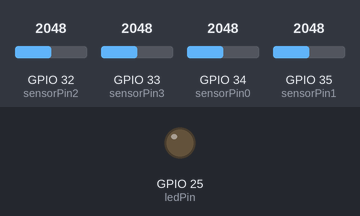
A sketch run on a simulated ESP32. Parts: output pins drawn as LEDs (lit = HIGH). Inputs (shaded band) come from the test bench; at power-on: GPIO 32 (sensorPin2) = 2048, GPIO 33 (sensorPin3) = 2048, GPIO 34 (sensorPin0) = 2048, GPIO 35 (sensorPin1) = 2048. WiFi joins after 1.5 s; servers stay silent unless stated; the Firebase database answers and starts empty; what the sketch prints to the serial monitor is not drawn.

Above: at 0.1 s.
At 1.6 s:
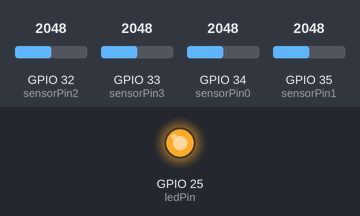
Timing chart, 0 to 6.5 s (numbered marks = the images above):
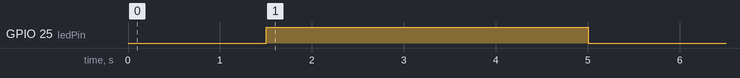

Measured:
- by itself, GPIO 25 (ledPin): LOW → HIGH at 1.5 s, → LOW 3.5 s later

The sketch:

POD-Unit_Main_PhotoAI_v008.ino
```cpp
#include <WiFi.h>
#include <Firebase_ESP_Client.h>

// WiFi
const char* ssid = "MEO-2hzF96460";
const char* password = "FpxA9bv8";

// Firebase
#define FIREBASE_HOST "booking-ee47f-default-rtdb.europe-west1.firebasedatabase.app"
#define FIREBASE_AUTH "m3uCFaiui2EXuQdpZGuuIgwgarKXH5lojbhUgF5b"

// Имя устройства
const String device_id = "Pod_01_base_01";

// Пины
const int sensorPin0 = 34;
const int sensorPin1 = 35;
const int sensorPin2 = 32;
const int sensorPin3 = 33;
const int ledPin = 25;

// Максимальный размер буфера
const int max_buffer_size = 600;

// Структура для чтения + времени
struct Reading {
  int value;
  unsigned long timestamp;
};

Reading buffer0[max_buffer_size];
Reading buffer1[max_buffer_size];
Reading buffer2[max_buffer_size];
Reading buffer3[max_buffer_size];
int buffer_index = 0;

// Настройки (начальные)
int min_light = 0;
int target_light = 1000;
int light_threshold = 1300;
int send_interval = 5;
int qty_reading_sensors_in_second = 10;
int sensor_buffer_time = 5;
int manual_override = 0;
int manual_toggle = 0;

// Веса датчиков 0.0 - 1.0
float sensor0_weight = 1.0;
float sensor1_weight = 1.0;
float sensor2_weight = 1.0;
float sensor3_weight = 1.0;

// Таймеры
unsigned long last_sensor_read = 0;
unsigned long last_settings_read = 0;
unsigned long last_send = 0;
int read_delay = 100;

// Яркость
int current_brightness = 0;

// Firebase
FirebaseData fbdo;
FirebaseAuth auth;
FirebaseConfig config;

// === Функция: Чтение одного датчика и запись в буфер ===
void readAndStoreSensor(int pin, Reading buffer[], int index) {
  buffer[index].value = analogRead(pin);
  buffer[index].timestamp = millis();
}

// === Функция: Чтение всех датчиков ===
void readAllSensors() {
  unsigned long now = millis();
  if (now - last_sensor_read >= read_delay) {
    readAndStoreSensor(sensorPin0, buffer0, buffer_index);
    readAndStoreSensor(sensorPin1, buffer1, buffer_index);
    readAndStoreSensor(sensorPin2, buffer2, buffer_index);
    readAndStoreSensor(sensorPin3, buffer3, buffer_index);

    buffer_index = buffer_index + 1;
    if (buffer_index >= max_buffer_size) {
      buffer_index = 0;
    }

    last_sensor_read = now;
  }
}

// === Функция: Расчёт среднего за последние N секунд ===
int calculateAverage(Reading buffer[], int window_seconds) {
  unsigned long now = millis();
  unsigned long window_start = now - (window_seconds * 1000);

  long sum = 0;
  int count = 0;
  int i;
  for (i = 0; i < max_buffer_size; i++) {
    if (buffer[i].timestamp >= window_start && buffer[i].timestamp > 0) {
      sum = sum + buffer[i].value;
      count = count + 1;
    }
  }
  if (count == 0) return 0;
  return sum / count;
}

// === Функция: Расчёт взвешенного среднего ===
int calculateWeightedAverage(int a0, int a1, int a2, int a3) {
  float total_weight = sensor0_weight + sensor1_weight + sensor2_weight + sensor3_weight;
  if (total_weight == 0) total_weight = 1;
  return (a0 * sensor0_weight + a1 * sensor1_weight + a2 * sensor2_weight + a3 * sensor3_weight) / total_weight;
}

// === Функция: Управление яркостью LED ===
void controlLED(int weighted_avg) {
  int brightness = 0;
  if (manual_override == 1) {
    if (manual_toggle == 1) {
      brightness = 255;
    } else {
      brightness = 0;
    }
  } else {
    if (weighted_avg < light_threshold) {
      brightness = (light_threshold - weighted_avg) * 255 / (light_threshold - min_light);
      if (brightness < 0) brightness = 0;
      if (brightness > 255) brightness = 255;

      int error = target_light - weighted_avg;
      brightness = brightness + error / 20;
      if (brightness < 0) brightness = 0;
      if (brightness > 255) brightness = 255;
    }
  }
  ledcWrite(ledPin, brightness);
  current_brightness = brightness;
}

// === Функция: Чтение настроек из Firebase ===
void readSettingsFromFirebase() {
  unsigned long now = millis();
  if (now - last_settings_read >= 10000) {
    String light_path = "devices/" + device_id + "/settings/light_mapping/";
    String conn_path = "devices/" + device_id + "/settings/connection_package/";
    String mode_path = "devices/" + device_id + "/settings/light_mode/";
    String weights_path = light_path + "sensor_weights/";

    Firebase.RTDB.getInt(&fbdo, light_path + "min_light", &min_light);
    Firebase.RTDB.getInt(&fbdo, light_path + "target_light", &target_light);
    Firebase.RTDB.getInt(&fbdo, light_path + "light_threshold", &light_threshold);

    Firebase.RTDB.getFloat(&fbdo, weights_path + "sensor0_weight", &sensor0_weight);
    Firebase.RTDB.getFloat(&fbdo, weights_path + "sensor1_weight", &sensor1_weight);
    Firebase.RTDB.getFloat(&fbdo, weights_path + "sensor2_weight", &sensor2_weight);
    Firebase.RTDB.getFloat(&fbdo, weights_path + "sensor3_weight", &sensor3_weight);

    Firebase.RTDB.getInt(&fbdo, conn_path + "send_interval", &send_interval);
    Firebase.RTDB.getInt(&fbdo, conn_path + "qty_reading_sensors_in_second", &qty_reading_sensors_in_second);
    Firebase.RTDB.getInt(&fbdo, conn_path + "sensor_buffer_time", &sensor_buffer_time);

    Firebase.RTDB.getInt(&fbdo, mode_path + "manual_override", &manual_override);
    Firebase.RTDB.getInt(&fbdo, mode_path + "manual_toggle", &manual_toggle);

    read_delay = 1000 / qty_reading_sensors_in_second;
    if (read_delay < 10) read_delay = 10;

    last_settings_read = now;
  }
}

// === Функция: Отправка данных в Firebase ===
void sendDataToFirebase(int weighted_avg, int avg0, int avg1, int avg2, int avg3) {
  unsigned long now = millis();
  if (now - last_send >= (send_interval * 1000)) {
    String base_path = "devices/" + device_id + "/";

    Firebase.RTDB.setInt(&fbdo, base_path + "avg_light", weighted_avg);
    Firebase.RTDB.setInt(&fbdo, base_path + "brightness", current_brightness);
    Firebase.RTDB.setInt(&fbdo, base_path + "timestamp", now / 1000);

    String sensors_data_path = base_path + "sensors/sensors_data/";
    Firebase.RTDB.setInt(&fbdo, sensors_data_path + "sensor0", avg0);
    Firebase.RTDB.setInt(&fbdo, sensors_data_path + "sensor1", avg1);
    Firebase.RTDB.setInt(&fbdo, sensors_data_path + "sensor2", avg2);
    Firebase.RTDB.setInt(&fbdo, sensors_data_path + "sensor3", avg3);

    last_send = now;
  }
}

// === setup ===
void setup() {
  Serial.begin(115200);

  WiFi.begin(ssid, password);
  while (WiFi.status() != WL_CONNECTED) {
    delay(500);
    Serial.print(".");
  }
  Serial.println("WiFi connected");

  ledcAttach(ledPin, 5000, 8);

  // Буфер нулями
  int i;
  for (i = 0; i < max_buffer_size; i++) {
    buffer0[i].value = 0;
    buffer0[i].timestamp = 0;
    buffer1[i].value = 0;
    buffer1[i].timestamp = 0;
    buffer2[i].value = 0;
    buffer2[i].timestamp = 0;
    buffer3[i].value = 0;
    buffer3[i].timestamp = 0;
  }

  // Firebase
  config.database_url = FIREBASE_HOST;
  config.signer.tokens.legacy_token = FIREBASE_AUTH;
  Firebase.begin(&config, &auth);
  Firebase.reconnectWiFi(true);

  Serial.println("Ready");
}

// === loop ===
void loop() {
  unsigned long now = millis();

  readAllSensors();

  readSettingsFromFirebase();

  // Расчёт средних за окно
  int avg0 = calculateAverage(buffer0, sensor_buffer_time);
  int avg1 = calculateAverage(buffer1, sensor_buffer_time);
  int avg2 = calculateAverage(buffer2, sensor_buffer_time);
  int avg3 = calculateAverage(buffer3, sensor_buffer_time);

  int weighted_avg = calculateWeightedAverage(avg0, avg1, avg2, avg3);

  controlLED(weighted_avg);

  sendDataToFirebase(weighted_avg, avg0, avg1, avg2, avg3);

  delayMicroseconds(1000);  // 1 мс
}
```
